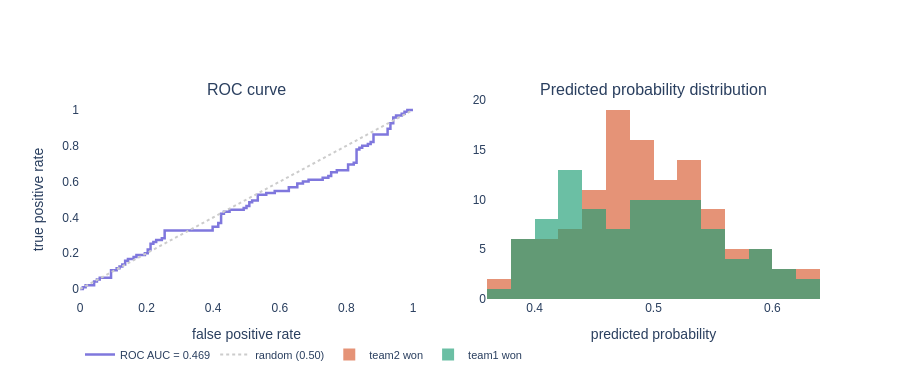

Write notebook code for a chart like this one.
### Code cell
y_pred      = tuned_model.predict(X_test)
y_pred_prob = tuned_model.predict_proba(X_test)[:, 1]

test_auc = roc_auc_score(y_test, y_pred_prob)
test_acc = (y_pred == y_test).mean()

print("=== Holdout test set results ===\n")
print(f"  ROC AUC  : {test_auc:.4f}")
print(f"  Accuracy : {test_acc:.4f}")
print(f"\n{classification_report(y_test, y_pred, target_names=['team2 wins','team1 wins'])}")

# ── Visualise results ─────────────────────────────────────────────────
fig = make_subplots(
    rows=1, cols=2,
    subplot_titles=("ROC curve", "Predicted probability distribution")
)

fpr, tpr, _ = roc_curve(y_test, y_pred_prob)
fig.add_trace(go.Scatter(
    x=fpr, y=tpr, mode="lines",
    line=dict(color="#7F77DD", width=2.5),
    name=f"ROC AUC = {test_auc:.3f}",
), row=1, col=1)
fig.add_trace(go.Scatter(
    x=[0,1], y=[0,1], mode="lines",
    line=dict(color="#ccc", dash="dot"),
    name="random (0.50)",
), row=1, col=1)

# Probability histogram by true class
probs_df = pd.DataFrame({
    "prob"  : y_pred_prob,
    "actual": y_test.values,
})
for cls, color, label in [(0, "#D85A30", "team2 won"), (1, "#1D9E75", "team1 won")]:
    sub = probs_df[probs_df["actual"] == cls]["prob"]
    fig.add_trace(go.Histogram(
        x=sub, name=label,
        marker_color=color, opacity=0.65,
        nbinsx=20,
    ), row=1, col=2)

fig.update_layout(
    height=380,
    plot_bgcolor="white", paper_bgcolor="white",
    font_family="Arial",
    barmode="overlay",
    legend=dict(orientation="h", y=-0.2, font_size=11),
)
fig.update_xaxes(title_text="false positive rate", row=1, col=1)
fig.update_yaxes(title_text="true positive rate",  row=1, col=1)
fig.update_xaxes(title_text="predicted probability", row=1, col=2)
fig.show()

insight = f"""
RESULT INTERPRETATION:
AUC = {test_auc:.3f} means the model correctly ranks the stronger team
above the weaker team {test_auc*100:.1f}% of the time.
Accuracy = {test_acc*100:.1f}% on unseen seasons.

Cricket is genuinely unpredictable — any model above 0.62 AUC is
considered strong in sports prediction literature. The probability
histogram separating into two humps shows the model has learned
meaningful signal, not noise.
"""
print(insight)

### Figure 1 — Plotly figure (JSON) as saved in the notebook; plotly's stock layout.template omitted (floating-point values rounded to 4 significant figures)
{"data": [{"line": {"color": "#7F77DD", "width": 2.5}, "mode": "lines", "name": "ROC AUC = 0.469", "type": "scatter", "x": [0.0, 0.008475, 0.008475, 0.01695, 0.01695, 0.04237, 0.04237, 0.05085, 0.05085, 0.05932, 0.05932, 0.09322, 0.09322, 0.1102, 0.1102, 0.1186, 0.1186, 0.1271, 0.1271, 0.1356, 0.1356, 0.1441, 0.1441, 0.161, 0.161, 0.1695, 0.1695, 0.1949, 0.1949, 0.2034, 0.2034, 0.2119, 0.2119, 0.2203, 0.2203, 0.2288, 0.2288, 0.2458, 0.2458, 0.2542, 0.2542, 0.3983, 0.3983, 0.4153, 0.4153, 0.4237, 0.4237, 0.4322, 0.4322, 0.4492, 0.4492, 0.4915, 0.4915, 0.5, 0.5, 0.5085, 0.5085, 0.5169, 0.5169, 0.5339, 0.5339, 0.5593, 0.5593, 0.5847, 0.5847, 0.6271, 0.6271, 0.6525, 0.6525, 0.6695, 0.6695, 0.6864, 0.6864, 0.7288, 0.7288, 0.7458, 0.7458, 0.7542, 0.7542, 0.7712, 0.7712, 0.8051, 0.8051, 0.822, 0.822, 0.8305, 0.8305, 0.839, 0.839, 0.8475, 0.8475, 0.8644, 0.8644, 0.8729, 0.8729, 0.8814, 0.8814, 0.9237, 0.9237, 0.9322, 0.9322, 0.9407, 0.9407, 0.9492, 0.9492, 0.9661, 0.9661, 0.9746, 0.9746, 0.9831, 0.9831, 1.0], "xaxis": "x", "y": [0.0, 0.0, 0.01053, 0.01053, 0.02105, 0.02105, 0.04211, 0.04211, 0.05263, 0.05263, 0.06316, 0.06316, 0.1053, 0.1053, 0.1158, 0.1158, 0.1263, 0.1263, 0.1368, 0.1368, 0.1579, 0.1579, 0.1684, 0.1684, 0.1789, 0.1789, 0.1895, 0.1895, 0.2, 0.2, 0.2211, 0.2211, 0.2526, 0.2526, 0.2632, 0.2632, 0.2737, 0.2737, 0.2842, 0.2842, 0.3263, 0.3263, 0.3474, 0.3474, 0.3684, 0.3684, 0.4211, 0.4211, 0.4316, 0.4316, 0.4421, 0.4421, 0.4526, 0.4526, 0.4632, 0.4632, 0.4842, 0.4842, 0.4947, 0.4947, 0.5263, 0.5263, 0.5368, 0.5368, 0.5474, 0.5474, 0.5684, 0.5684, 0.5895, 0.5895, 0.6, 0.6, 0.6105, 0.6105, 0.6211, 0.6211, 0.6316, 0.6316, 0.6526, 0.6526, 0.6632, 0.6632, 0.6947, 0.6947, 0.7053, 0.7053, 0.7789, 0.7789, 0.7895, 0.7895, 0.8, 0.8, 0.8105, 0.8105, 0.8211, 0.8211, 0.8632, 0.8632, 0.8947, 0.8947, 0.9263, 0.9263, 0.9579, 0.9579, 0.9684, 0.9684, 0.9789, 0.9789, 0.9895, 0.9895, 1.0, 1.0], "yaxis": "y"}, {"line": {"color": "#ccc", "dash": "dot"}, "mode": "lines", "name": "random (0.50)", "type": "scatter", "x": [0, 1], "xaxis": "x", "y": [0, 1], "yaxis": "y"}, {"marker": {"color": "#D85A30"}, "name": "team2 won", "nbinsx": 20, "opacity": 0.65, "type": "histogram", "x": [0.3886, 0.4793, 0.4826, 0.4491, 0.4164, 0.5154, 0.554, 0.4869, 0.4612, 0.3747, 0.477, 0.3895, 0.6023, 0.518, 0.6132, 0.4724, 0.6277, 0.5155, 0.4986, 0.494, 0.5207, 0.5227, 0.622, 0.5991, 0.4331, 0.4553, 0.544, 0.554, 0.4256, 0.5467, 0.4156, 0.5028, 0.5153, 0.5263, 0.4618, 0.4604, 0.4578, 0.4184, 0.5943, 0.4699, 0.4786, 0.4964, 0.3711, 0.574, 0.481, 0.4756, 0.4895, 0.5349, 0.5182, 0.5258, 0.4577, 0.591, 0.4286, 0.5114, 0.4275, 0.5503, 0.466, 0.6335, 0.4488, 0.5212, 0.4419, 0.5086, 0.5236, 0.5275, 0.3969, 0.4479, 0.5724, 0.4519, 0.4938, 0.5351, 0.5907, 0.5769, 0.5365, 0.4394, 0.3837, 0.4952, 0.5423, 0.593, 0.54, 0.4826, 0.5116, 0.4735, 0.4612, 0.4471, 0.523, 0.4995, 0.5276, 0.3801, 0.4764, 0.4224, 0.571, 0.5177, 0.4689, 0.519, 0.4171, 0.5542, 0.5153, 0.4059, 0.4814, 0.4485, 0.4613, 0.4908, 0.4937, 0.3919, 0.4127, 0.4731, 0.4888, 0.5679, 0.4514, 0.5475, 0.4672, 0.4264, 0.5325, 0.4762, 0.488, 0.5341, 0.4762, 0.6176], "xaxis": "x2", "yaxis": "y2"}, {"marker": {"color": "#1D9E75"}, "name": "team1 won", "nbinsx": 20, "opacity": 0.65, "type": "histogram", "x": [0.5033, 0.4622, 0.5963, 0.5428, 0.4015, 0.4746, 0.6084, 0.4275, 0.5694, 0.4538, 0.6096, 0.5034, 0.4812, 0.4418, 0.4476, 0.5125, 0.4704, 0.4257, 0.4345, 0.4475, 0.3766, 0.5586, 0.5087, 0.391, 0.5351, 0.3881, 0.4249, 0.4894, 0.5889, 0.4206, 0.4846, 0.4334, 0.538, 0.4361, 0.4895, 0.5083, 0.4863, 0.3934, 0.5902, 0.4392, 0.4864, 0.5612, 0.4014, 0.4197, 0.3804, 0.5715, 0.5289, 0.6238, 0.4781, 0.5398, 0.5406, 0.5727, 0.47, 0.5415, 0.4035, 0.439, 0.5871, 0.3959, 0.4393, 0.531, 0.5067, 0.5112, 0.4967, 0.5083, 0.4381, 0.4582, 0.5364, 0.5012, 0.4548, 0.4061, 0.3931, 0.4478, 0.5883, 0.5541, 0.4061, 0.512, 0.5306, 0.4887, 0.5396, 0.4504, 0.5295, 0.4216, 0.4553, 0.5326, 0.5488, 0.5508, 0.6011, 0.4682, 0.4196, 0.628, 0.4747, 0.4097, 0.4322, 0.4916, 0.4896], "xaxis": "x2", "yaxis": "y2"}], "layout": {"annotations": [{"font": {"size": 16}, "showarrow": false, "text": "ROC curve", "x": 0.225, "xanchor": "center", "xref": "paper", "y": 1, "yanchor": "bottom", "yref": "paper"}, {"font": {"size": 16}, "showarrow": false, "text": "Predicted probability distribution", "x": 0.775, "xanchor": "center", "xref": "paper", "y": 1, "yanchor": "bottom", "yref": "paper"}], "barmode": "overlay", "font": {"family": "Arial"}, "height": 380, "legend": {"font": {"size": 11}, "orientation": "h", "y": -0.2}, "paper_bgcolor": "white", "plot_bgcolor": "white", "xaxis": {"anchor": "y", "domain": [0, 0.45], "title": {"text": "false positive rate"}}, "xaxis2": {"anchor": "y2", "domain": [0.55, 1], "title": {"text": "predicted probability"}}, "yaxis": {"anchor": "x", "domain": [0, 1], "title": {"text": "true positive rate"}}, "yaxis2": {"anchor": "x2", "domain": [0, 1]}}}
